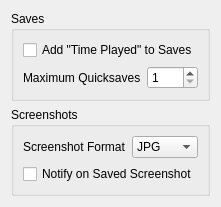
     <widget class="QWidget" name="Miscellaneous">
      <attribute name="title">
       <string>Miscellaneous</string>
      </attribute>
      <layout class="QVBoxLayout" name="scrollAreaVerticalLayout">
       <item>
        <widget class="QGroupBox" name="savesGroup">
         <property name="title">
          <string>Saves</string>
         </property>
         <layout class="QVBoxLayout" name="savesGroupVerticalLayout">
          <item>
           <widget class="QCheckBox" name="timePlayedCheckbox">
            <property name="toolTip">
             <string>&lt;html&gt;&lt;head/&gt;&lt;body&gt;&lt;p&gt;This setting determines whether the amount of the time the player has spent playing will be displayed for each saved game in the Load menu.&lt;/p&gt;&lt;/body&gt;&lt;/html&gt;</string>
            </property>
            <property name="text">
             <string>Add &quot;Time Played&quot; to Saves</string>
            </property>
           </widget>
          </item>
          <item>
           <layout class="QHBoxLayout" name="maximumQuicksavesLayout">
            <item>
             <widget class="QLabel" name="maximumQuicksavesLabel">
              <property name="text">
               <string>Maximum Quicksaves</string>
              </property>
             </widget>
            </item>
            <item>
             <widget class="QSpinBox" name="maximumQuicksavesComboBox">
              <property name="minimum">
               <number>1</number>
              </property>
             </widget>
            </item>
           </layout>
          </item>
         </layout>
        </widget>
       </item>
       <item>
        <widget class="QGroupBox" name="screenshotsGroup">
         <property name="title">
          <string>Screenshots</string>
         </property>
         <layout class="QVBoxLayout" name="otherGroupVerticalLayout">
          <item>
           <layout class="QHBoxLayout" name="screenshotFormatLayout">
            <item>
             <widget class="QLabel" name="screenshotFormatLabel">
              <property name="text">
               <string>Screenshot Format</string>
              </property>
             </widget>
            </item>
            <item>
             <widget class="QComboBox" name="screenshotFormatComboBox">
              <item>
               <property name="text">
                <string>JPG</string>
               </property>
              </item>
              <item>
               <property name="text">
                <string>PNG</string>
               </property>
              </item>
              <item>
               <property name="text">
                <string>TGA</string>
               </property>
              </item>
             </widget>
            </item>
           </layout>
          </item>
          <item>
           <widget class="QCheckBox" name="notifyOnSavedScreenshotCheckBox">
            <property name="text">
             <string>Notify on Saved Screenshot</string>
            </property>
           </widget>
          </item>
         </layout>
        </widget>
       </item>
       <item>
        <spacer>
         <property name="orientation">
          <enum>Qt::Vertical</enum>
         </property>
         <property name="sizeHint" stdset="0">
          <size>
           <width>0</width>
           <height>0</height>
          </size>
         </property>
        </spacer>
       </item>
      </layout>
     </widget>
